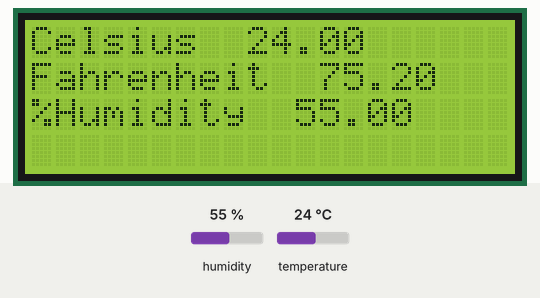
Simulated run of this sketch. Board: Arduino Uno, built with avr-gcc and run on an emulated ATmega328P. Parts: 20×4 character LCD. The inputs (shaded band) are chosen by the test bench; at power-on: humidity 55 %, temperature 24 °C.

Above: at 1.2 s.
1.3 s: humidity set to 22 %
At 6.7 s:
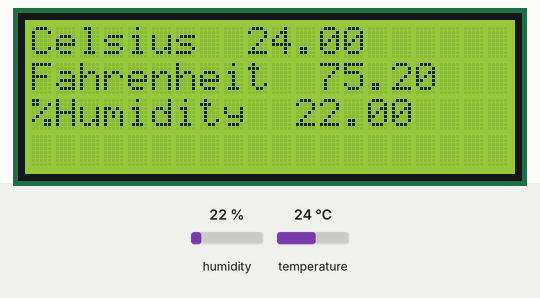
13.3 s: temperature set to 12 °C
At 18.8 s:
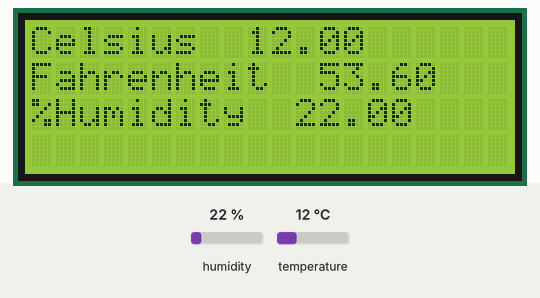
24.8 s: humidity set to 40 %
At 30.9 s:
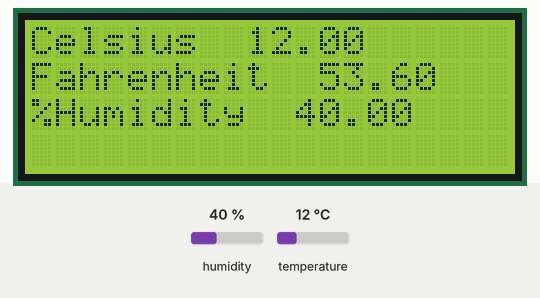
36.8 s: temperature set to 19 °C
At 43.0 s:
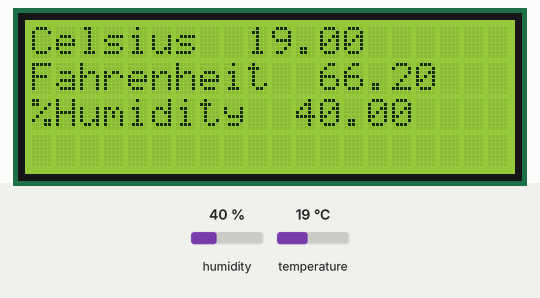
48.8 s: temperature set to 41 °C
At 55.1 s:
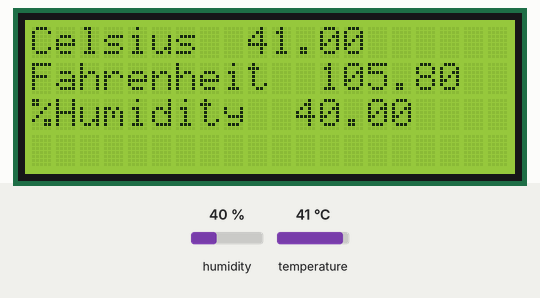
Timing chart, 0 to 56.6 s (numbered marks = the images above; inputs shaded):
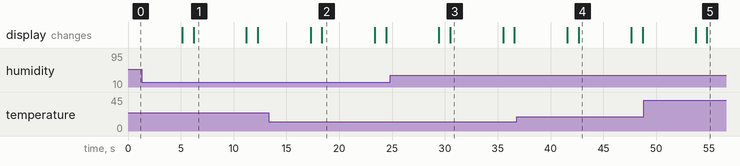

The sketch:

TempHumididtywithLCD.ino
```cpp
//Program which uses a LCD display with temperature humidity sensor to display the stats(temp and humid).

//include necessary packages
#include <LiquidCrystal_I2C.h>
#include <DHT.h>
#include <Wire.h>

//define DHT11 sensor type
#define Type DHT11

//initialising the sensor
int sensePin = 2;
DHT sensor(sensePin,Type);

//initialising the LCD display
LiquidCrystal_I2C display(0x27,20,4);

//required variables for the stats
float TempC;
float TempF;
float Humidity;


void setup() {
  // put your setup code here, to run once:

//setting up the sensor and display
sensor.begin();
display.init();
display.backlight();
}

void loop() {
  // put your main code here, to run repeatedly:

  //reading the temperatures and humidity
  TempC = sensor.readTemperature();
  TempF = sensor.readTemperature(true);
  Humidity = sensor.readHumidity();

  //printing the values on the display
  display.setCursor(0,0);
  display.print("Celsius ");
  display.setCursor(9,0);
  display.print(TempC);
  display.setCursor(0,1);
  display.print("Fahrenheit ");
  display.setCursor(12,1);
  display.print(TempF);
  display.setCursor(0,2);
  display.print("%Humidity ");
  display.setCursor(11,2);
  display.print(Humidity);


delay(5000); //displays for 5s
display.clear(); //clears the display
delay(1000); //waits 1s
//displays again

}
```

Measured:
- after the input at 1.3 s, the display: first differs from a run without the input after 4.9 s (image 1)
- after the input at 13.3 s, the display: first differs from a run without the input after 5.1 s (image 2)
- after the input at 24.8 s, the display: first differs from a run without the input after 5.7 s (image 3)
- after the input at 36.8 s, the display: first differs from a run without the input after 5.8 s (image 4)
- after the input at 48.8 s, the display: first differs from a run without the input after 6.0 s (image 5)
- what the display in image 1 shows lasts 5.0 s, from 6.2 s to 11.2 s
